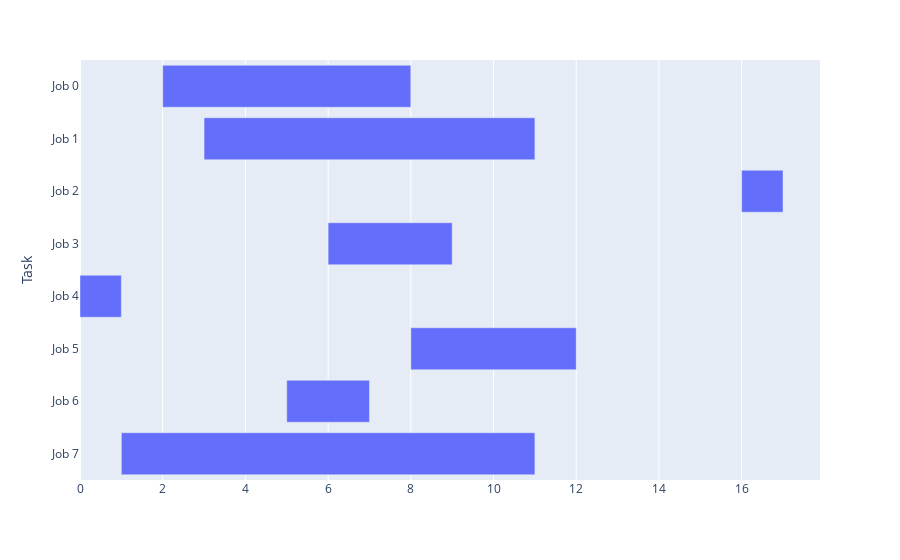

Write notebook code for a chart like this one.
### Code cell
draw_gantt_chart(m)

### Figure 1 — Plotly figure (JSON) as saved in the notebook; plotly's stock layout.template omitted (floating-point values rounded to 4 significant figures)
{"data": [{"alignmentgroup": "True", "base": [2, 3, 16, 6, 0, 8, 5, 1], "hovertemplate": "Start=%{base}<br>Finish=%{x}<br>Task=%{y}<extra></extra>", "legendgroup": "", "marker": {"color": "#636efa"}, "name": "", "offsetgroup": "", "orientation": "h", "showlegend": false, "textposition": "auto", "type": "bar", "x": [6, 8, 1, 3, 1, 4, 2, 10], "xaxis": "x", "y": ["Job 0", "Job 1", "Job 2", "Job 3", "Job 4", "Job 5", "Job 6", "Job 7"], "yaxis": "y"}], "layout": {"autosize": true, "barmode": "overlay", "legend": {"tracegroupgap": 0}, "margin": {"t": 60}, "xaxis": {"anchor": "y", "autorange": true, "domain": [0, 1], "range": [0, 17.89], "type": "linear"}, "yaxis": {"anchor": "x", "autorange": true, "domain": [0, 1], "range": [7.5, -0.5], "title": {"text": "Task"}, "type": "category"}}}
